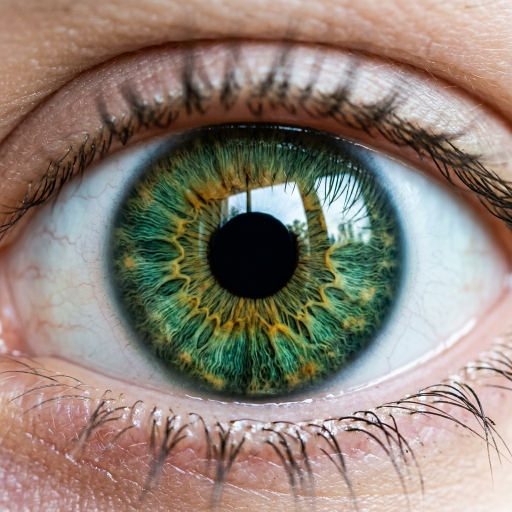
#> input picture assets/sample_eye_amber_1789706918790.jpg, 1024 x 1024 px (shown at 1/2 size); its folder holds only this picture in this run
$ python -i plate_looks.py   (imports and definitions only)
#> lines starting #> are read from the running program, lines starting #| are printed output that depends on the picture
# -*- coding: utf-8 -*-
"""uni_plate_looks: the three single-eye UNIVERSE looks that use a generated plate (AD round 2c): Deep Field (P-UV-DUST), Vortex (P-DN-SPIRAL),
Starfield (P-UV-MILKY). numpy + PIL only; the plates are mono luminance images tinted here by the eye's own colours.

  Deep Field  the Echo fill at 0.45 x, a luminous dust plate (void hidden behind the iris) gradient-mapped in the eye's hue with warm knots, dark
              lanes, stars; NO wedge streaks (the AD read them as sun rays and as 'Echo plus rays')
  Vortex      Echo fill under a P-DN-SPIRAL plate with a crisp circular void registered to 1.10 R on the iris centre, the eye's own band turned into an
              accretion ring (luminance equalised round the circle, x1.15, bloom 0.04 R at 20 percent, computed once on a window so nothing is blurred
              per band), recess shadow, stars and a few diffraction stars. Yellow eyes are clamped (no acid lime), grey eyes go warm-neutral silver
  Starfield   blue-black sky, the Milky Way plate with a photographic palette (eye hue in the lanes and the body, warm core), luminance ceiling 0.9,
              contrast x1.15, dark well 0.75, stars; the crisp plate stars are band-limited at a scale that does not depend on the canvas size
Every band is computed on a halo (see uni_engine.render_bands) so no blur, resize or upsample ever sees a band edge.
"""
from __future__ import annotations

# PORT of work package WP8A (step A): uni_plate_looks.py of the scratch prototype, verbatim but for the edits scripts/styles_tests/port_universe.py lists
# (imports, no fall back to a picture without the plate); test_goldens_universe.py replays the edits on the scratch and the pixels of the scratch's own pictures.
# WP8B (step B) moved the seed, the plates version of every pick and the pair's fallback and nothing else (STEP_B of the same tool): see api/_lib/styles/seeds.py.

import math

import numpy as np
from PIL import Image

from .common import C, smooth, luma, ramp_rgb
from . import engine as EN
from .engine import SplatList
from . import fill as FL
from . import matter as MT
from . import plates as PL
from . import looks as LK
from . import flakes as FK

COPPER5 = ("#1A0C05", "#3B1C0C", "#8A4A1F", "#C98545", "#F0C48C")
SILVER5 = ("#0B0D10", "#2A2E33", "#6E7680", "#B8C0C8", "#EEF2F5")


def dominant(src):
    st = src.stats
    return float(st["h"]), float(st["C"]), float(st["L"])


def _ramp(cols, t):
    cu = np.array([C.rgb01(h) for h in cols], np.float32)
    pos = t * 4.0
    i = np.minimum(pos.astype(np.int32), 3)
    f = (pos - i)[:, None]
    return cu[i] * (1 - f) + cu[i + 1] * f


def _is_neutral(src):
    return src.cls == "grey" or float(src.stats["C"]) < 14.0


def plate_lut(src, kind, N=256):
    """Gradient map luminance -> colour, from the eye's own hues. kind 'vortex' / 'dust': dust lanes near black, body in the dominant hue (chroma the
    eye's own, a little richer, clamped: no acid lime for hues 95-115), knots in the secondary hue H2 lifted. kind 'milky': a photographic Milky
    Way (see milky_lut). dark_brown uses the copper ramp, grey and very pale eyes a warm-neutral silver ramp (no khaki). Returns (N, 3) 0..1."""
    t = np.linspace(0, 1, N).astype(np.float32)
    if kind == "milky":
        return milky_lut(src, N)
    h0, C0, L0 = dominant(src)
    h2, c2 = src.h2
    if abs(c2 - 18.0) < 1e-6:
        h2, c2 = 80.0, 30.0
    cls = src.cls
    Lb = np.where(t < 0.12, 2.0 + 6.0 * (t / 0.12), 8.0 + 47.0 * np.clip((t - 0.12) / 0.62, 0, 1) ** 0.9)
    Lb = np.where(t > 0.74, 55.0 + 27.0 * np.clip((t - 0.74) / 0.26, 0, 1), Lb)
    k_w = smooth((t - 0.76) / 0.22) * 0.85
    Cd = min(max(C0 * 1.25, 15.0), 52.0)
    if 92.0 <= h0 <= 118.0:
        Cd = min(Cd, 38.0)                                # yellow-green eyes: rich, never acid lime
    Cb = Cd * np.clip(0.30 + 1.1 * np.sqrt(t), 0, 1.15) * (1 - 0.35 * k_w)
    Ck = min(max(c2 * 1.1, 20.0), 34.0)
    hue = np.degrees(np.angle(np.exp(1j * np.radians(h0)) * (1 - k_w) + np.exp(1j * np.radians(h2)) * k_w)) % 360.0
    Cc = Cb * (1 - k_w) + Ck * k_w
    rgb = C.from_lch(Lb, Cc, hue).astype(np.float32)
    if cls == "dark_brown":
        rgb = _ramp(COPPER5, t)
    elif _is_neutral(src):
        rgb = _ramp(SILVER5, t)
        rgb = np.minimum(rgb * (0.78 + 0.2 * t[:, None]) * np.array([1.035, 1.0, 0.955], np.float32), 1.0)
    return np.clip(rgb, 0, 1)


def milky_lut(src, N=256):
    """A photographic Milky Way: lanes dark with the eye's hue at 25 percent chroma, a near-neutral body that takes the eye's hue (chroma 8-16), a warm
    core from H2 (gold by default). EyeArt sells its coloured Milky Way as a best seller: a photographic palette is allowed here (AD C8 / D8)."""
    t = np.linspace(0, 1, N).astype(np.float32)
    h0, C0, L0 = dominant(src)
    h2, c2 = src.h2
    if abs(c2 - 18.0) < 1e-6:
        h2, c2 = 76.0, 26.0
    cls = src.cls
    Lb = np.where(t < 0.10, 1.5 + 6.0 * (t / 0.10), 7.5 + 50.0 * np.clip((t - 0.10) / 0.62, 0, 1) ** 0.9)
    Lb = np.where(t > 0.72, 57.5 + 34.0 * np.clip((t - 0.72) / 0.28, 0, 1), Lb)
    k_w = smooth((t - 0.70) / 0.26) * 0.9
    lane = 1.0 - smooth(t / 0.14)
    Cbody = 8.0 + 8.0 * smooth((t - 0.10) / 0.5)
    Cbody = Cbody * (1.0 - lane) + min(C0 * 0.25, 10.0) * lane
    Ck = min(max(c2 * 0.9, 18.0), 30.0)
    hue = np.degrees(np.angle(np.exp(1j * np.radians(h0)) * (1 - k_w) + np.exp(1j * np.radians(h2)) * k_w)) % 360.0
    Cc = Cbody * (1 - k_w) + Ck * k_w
    rgb = C.from_lch(Lb, Cc, hue).astype(np.float32)
    if cls == "dark_brown":
        rgb = 0.55 * _ramp(COPPER5, t) + 0.45 * rgb
    elif _is_neutral(src):
        rgb = _ramp(SILVER5, t) * np.array([0.98, 1.0, 1.04], np.float32)
        rgb = np.minimum(rgb * (0.85 + 0.15 * t[:, None]), 1.0)
    return np.clip(rgb, 0, 1)


def plate_t(p, body=0.72, knee=0.88):
    """Plate luminance -> LUT position: the body of the plate stays in the dominant hue (t <= 0.72), only the brightest knots reach the secondary hue."""
    return body * np.minimum(p / knee, 1.0) ** 1.05 + (1.0 - body) * 0.8 * smooth((p - 0.90) / 0.10)


def lut_apply(lut, t):
    idx = np.clip(t * (len(lut) - 1), 0, len(lut) - 1)
    i0 = np.minimum(idx.astype(np.int32), len(lut) - 2)
    f = (idx - i0)[..., None]
    return lut[i0] * (1 - f) + lut[i0 + 1] * f


def diffraction_stars(scene, n, tag="dstars", max_arm=0.010, lift_t=0.95):
    rnd = scene.rand(tag)
    xs = rnd.uniform(n, 0.05, 0.95) * scene.W
    ys = rnd.uniform(n, 0.05, 0.95) * scene.H
    arm = rnd.uniform(n, 0.4, 1.0) * max_arm * scene.S
    amp = rnd.uniform(n, 0.35, 0.9)
    col = ramp_rgb(scene.eyes[0].src, np.full(n, lift_t, np.float32), Lmax=97.0, gain=0.25)
    return xs, ys, arm, amp, col


def _sparkle_fn(stars):
    xs, ys, arm, amp, col = stars

    def fn(scene, cv, y0, y1):
        pad = float(arm.max()) * 1.2 + 3
        m = (ys > y0 - pad) & (ys < y1 + pad)
        if m.any():
            C.sparkles(cv, xs[m], ys[m] - y0, arm[m], col[m], amp[m], core=0.9)
    return fn


def _dark_fill(scene, y0, y1, lum_k):
    f = scene.f
    Fd, rn, e, kk = LK._fill_dark(scene, y0, y1, lum_k=lum_k)
    return Fd, rn, e


# =============================================================================== Deep Field
class DeepField:
    NAME = "deepfield"

    def halo_rows(self, scene):
        return 6 * scene.f + 2

    def prepare(self, scene):
        LK._prepare_eyes(scene, 2.6)
        e = scene.eyes[0]
        src = e.src
        rnd = scene.rand("deep")
        self.wind = LK._wind(scene)
        self.stars = MT.star_field(scene, 190)
        self.dstars = diffraction_stars(scene, 5 + int(rnd.uniform() * 4), max_arm=0.008)
        # the dust plate: the void (radius r0 x 1.06 S, the plate is never enlarged more than x1.1) hides behind the iris, the bright filaments start at the rim
        self.lut = plate_lut(src, "dust")
        pick = PL.pick_deep(rnd, scene.pv)
        pcx, pcy, r0 = PL.void_of(pick)
        r_void = r0 * 1.10 * scene.S
        self.plate = PL.Placed(pick, scene.W, scene.H, e.cx, e.cy, r_void_px=r_void, mirror=rnd.uniform() < 0.5, grid_f=scene.f)
        scene.info["plate"] = self.plate.info
        self.flakes = FK.fibre_flakes(scene, 0, 70, reach=1.3, taper=0.6, lift=LK._flake_lift(e), alpha=(0.7, 0.9), tag="dflakes", jets=(8, 12))
        LK._text_cull(scene, self.stars, self.flakes)
        self.layers = ([("fnc", self.dust_fn, "screen")] if self.plate is not None else []) + [("sprites", self.flakes, "over"), ("splat", self.stars, "screen"),
                                                                                           ("fn", _sparkle_fn(self.dstars), None)]

    def base(self, scene, cv, y0, y1):
        f = scene.f
        Fd, rn, e = _dark_fill(scene, y0, y1, 0.45)
        acc = LK._accent_layer(scene, y0, y1, f, "deep/accent", 1.0)
        Fd = 1.0 - (1.0 - Fd) * (1.0 - 0.14 * np.minimum(acc, 1.0))
        Fd *= LK._vignette_field(scene, y0, y1, f, 0.50)
        cv += scene.up(Fd, f, y0, y1)

    def dust_fn(self, scene, lay, y0, y1, f):
        p = self.plate.band(y0, y1, f)
        x, y = scene.band_xy(y0, y1, f)
        e0 = scene.eyes[0]
        r = np.sqrt((x - e0.cx) ** 2 + (y - e0.cy) ** 2) / np.float32(e0.R)
        q = np.clip(p / 0.85, 0, 1)
        q = q * q * (1.45 - 0.45 * q)                   # deeper dust lanes, brighter filaments
        col = lut_apply(self.lut, plate_t(q, body=0.74, knee=0.90))
        rim = smooth((r - 0.98) / 0.22)                 # the plate fades in just outside the limb (it is hidden under the iris anyway)
        lay += col * (np.minimum(1.0, q * 1.6) * 1.15 * rim)[..., None]


# =============================================================================== Vortex
class Vortex:
    NAME = "vortex"

    def halo_rows(self, scene):
        return 6 * scene.f + 2

    def prepare(self, scene):
        LK._prepare_eyes(scene, 3.0)
        e = scene.eyes[0]
        src = e.src
        rnd = scene.rand("vortex")
        self.lut = plate_lut(src, "vortex")
        pick = PL.pick_vortex(rnd, scene.pv)
        pcx, pcy, r0 = PL.void_of(pick)
        r_void = min(1.10 * e.R, 1.08 * r0 * scene.S)       # void registered to 1.10 R on the iris centre (crisp, circular plates only), never enlarged more than x1.1
        self.plate = PL.Placed(pick, scene.W, scene.H, e.cx, e.cy, r_void_px=r_void, mirror=rnd.uniform() < 0.5, grid_f=scene.f)
        self.r_void_n = r_void / e.R                       # the plate's crisp void edge, in R: the plate fades in over 0.08 R beyond it (a visible void edge is a hard fail)
        scene.info["plate"] = self.plate.info
        self.stars = MT.star_field(scene, 1200, sig_range=(0.0005, 0.0011))
        self.dstars = diffraction_stars(scene, 15 + int(rnd.uniform() * 6))
        self.twirl_sign = 1.0 if rnd.uniform() < 0.5 else -1.0
        self._build_ring(scene)
        LK._text_cull(scene, self.stars)
        self.layers = ([("fnc", self.plate_fn, "screen")] if self.plate is not None else []) + [("fnc", self.ring_fn, "screen"), ("splat", self.stars, "screen"),
                                                                                           ("fn", _sparkle_fn(self.dstars), None)]

    def _build_ring(self, scene):
        """The accretion ring from the eye's own band 0.86-0.98 R, turned into 1.00-1.30 R (twirl 40 deg x u^1.3), on a square WINDOW of the coarse
        grid built once (so the bloom blur never sees a band edge). Luminance equalised round the circle (the lopsided bright crescent of round 2b
        came from the eye's own bright and dark sectors), x 1.15, bloom 0.04 R at 20 percent, a little cross-flow blur and 8 percent noise."""
        e0 = scene.eyes[0]
        src = e0.src
        f = scene.f
        R = e0.R
        reach = 1.50
        I0 = max(int(math.floor((e0.cx - reach * R) / f)), 0)
        J0 = max(int(math.floor((e0.cy - reach * R) / f)), 0)
        I1 = min(int(math.ceil((e0.cx + reach * R) / f)), int(math.ceil(scene.W / f)))
        J1 = min(int(math.ceil((e0.cy + reach * R) / f)), int(math.ceil(scene.H / f)))
        X = ((np.arange(I0, I1, dtype=np.float32) + 0.5) * f)[None, :]
        Y = ((np.arange(J0, J1, dtype=np.float32) + 0.5) * f)[:, None]
        dx, dy = X - e0.cx, Y - e0.cy
        r = np.sqrt(dx * dx + dy * dy) / np.float32(R)
        th = np.arctan2(np.broadcast_to(dy, r.shape), np.broadcast_to(dx, r.shape))
        m = (r > 0.985) & (r < 1.45)
        rr = r[m]
        thm = th[m]
        u = np.clip((rr - 1.02) / 0.26, 0, 1)
        thm = thm - np.radians(40.0) * (u ** 1.3) * self.twirl_sign
        rho = 0.86 + 0.12 * u
        sx = np.clip(src.R + rho * src.R * np.cos(thm) - 0.5, 0, src.tgt - 1.001)
        sy = np.clip(src.R + rho * src.R * np.sin(thm) - 0.5, 0, src.tgt - 1.001)
        x0 = np.floor(sx).astype(np.int64)
        y0 = np.floor(sy).astype(np.int64)
        fx, fy = (sx - x0)[:, None], (sy - y0)[:, None]
        g = src.g
        col = g[y0, x0] * (1 - fx) * (1 - fy) + g[y0, x0 + 1] * fx * (1 - fy) + g[y0 + 1, x0] * (1 - fx) * fy + g[y0 + 1, x0 + 1] * fx * fy
        Ls, Cc, hh = C.lch(col)
        # luminance equalisation: divide by the angular mean luminance of the source band, (partly: 70 percent)
        nb = 72
        bi = np.minimum(((thm % (2 * math.pi)) * (nb / (2 * math.pi))).astype(np.int64), nb - 1)
        mean_L = np.bincount(bi, weights=Ls, minlength=nb) / np.maximum(np.bincount(bi, minlength=nb), 1)
        k = np.ones(9) / 9.0
        pad = np.concatenate([mean_L[-4:], mean_L, mean_L[:4]])
        mean_L = np.convolve(pad, k, "valid")
        Lref = float(mean_L.mean())
        fac = np.clip(Lref / np.maximum(mean_L[bi], 1.0), 0.45, 2.4)            # full equalisation: the ring is as bright on one side as on the other
        Lo = np.clip((Ls * fac * 1.25 + 10.0) * 1.15, 0, 84)
        Co = np.minimum(Cc * 1.6 + 6.0, 70.0)
        hue_lime = (hh > 92) & (hh < 120)
        Co = np.where(hue_lime, np.minimum(Co, 38.0), Co)
        if src.cls == "grey" or float(src.stats["C"]) < 14.0:
            Co = np.minimum(Co, 10.0)
        rgb = C.from_lch(Lo, Co, hh).astype(np.float32)
        a = smooth((rr - 0.985) / 0.03) * (0.25 + 0.75 * np.exp(-(rr - 1.02) / 0.12)) * (1.0 - smooth((rr - 1.22) / 0.20))
        ring = np.zeros(r.shape + (3,), np.float32)
        ring[m] = rgb * a[:, None]
        sg = 0.75 * scene.S / 1024.0 / f
        if sg > 0.3:
            ring = C.blur(ring, sg)
        nz = C.value_noise2d(ring.shape[1], ring.shape[0], 140, scene.rand("vortex/ringnoise"))
        ring *= (1.0 + 0.08 * (2.0 * nz - 1.0) * 1.6)[..., None].astype(np.float32)        # 8 percent noise kills the vinyl streaks
        bloom = C.blur(ring, 0.04 * R / f) * 0.20
        self.ring_win = (I0, J0, (ring + bloom).astype(np.float32))

    def base(self, scene, cv, y0, y1):
        f = scene.f
        Fd, rn, e = _dark_fill(scene, y0, y1, 0.55)
        Fd *= LK._vignette_field(scene, y0, y1, f, 0.40)
        cv += scene.up(Fd, f, y0, y1)

    def plate_fn(self, scene, lay, y0, y1, f):
        e0 = scene.eyes[0]
        p = self.plate.band(y0, y1, f)
        col = lut_apply(self.lut, plate_t(p))
        x, y = scene.band_xy(y0, y1, f)
        r = np.sqrt((x - e0.cx) ** 2 + (y - e0.cy) ** 2) / np.float32(e0.R)
        rec = 1.0 - 0.55 * (1.0 - smooth((r - 1.0) / 0.10))        # recess shadow: multiply 0.45 at the limb, gone at 1.10 R
        fv = smooth((r - self.r_void_n) / 0.09)                    # fade-in beyond the plate's void edge: no visible edge
        lay += col * (np.minimum(1.0, p * 2.2) * rec * fv)[..., None]

    def ring_fn(self, scene, lay, y0, y1, f):
        I0, J0, arr = self.ring_win
        hc, Wc = lay.shape[:2]
        j_lo = y0 // f
        ja, jb = max(J0, j_lo), min(J0 + arr.shape[0], j_lo + hc)
        ia, ib = max(I0, 0), min(I0 + arr.shape[1], Wc)
        if ja >= jb or ia >= ib:
            return
        lay[ja - j_lo:jb - j_lo, ia:ib] += arr[ja - J0:jb - J0, ia - I0:ib - I0]


# =============================================================================== Starfield
class Starfield:
    NAME = "starfield"

    def halo_rows(self, scene):
        return int(math.ceil(10.0 * scene.S / 1024.0)) + 8 * scene.f

    def prepare(self, scene):
        e = scene.eyes[0]
        src = e.src
        e.fill_mode = "none"
        e.fibre_noise = None
        e.k_s, e.s, e.magnification = 1.0, 1.0, 1.0
        rnd = scene.rand("starfield")
        entry, mirror, rot, tgt = PL.milky_choice(rnd, 32.0, 12.0, scene.pv)
        rot = float(np.clip(rot, -5.0, 5.0))
        scale = 1.10 * scene.S / 1024.0              # x1.10 the canvas: the plate covers the canvas through its rotation, never enlarged more than x1.1
        cx = scene.W / 2.0 + (rnd.uniform() - 0.5) * 0.02 * scene.S
        cy = scene.H / 2.0 + (rnd.uniform() - 0.5) * 0.02 * scene.S
        self.plate = PL.Placed(entry, scene.W, scene.H, cx, cy, scale=scale, angle_deg=rot, mirror=mirror, centre=(0.5, 0.5))
        scene.info["plate"] = self.plate.info
        self.lut = plate_lut(src, "milky")
        self.star_col = ramp_rgb(src, np.full((1,), 0.93, np.float32), Lmax=96.0, gain=0.3)[0]
        self.stars = MT.star_field(scene, 900 + int(rnd.uniform() * 500), sig_range=(0.0005, 0.0012), bright=(0.08, 0.95))
        self.dstars = diffraction_stars(scene, 9 + int(rnd.uniform() * 6), max_arm=0.010)
        LK._text_cull(scene, self.stars)
        self._hi = None
        self.layers = [("fn", self.hi_fn, None), ("splat", self.stars, "screen"), ("fn", _sparkle_fn(self.dstars), None)]

    def base(self, scene, cv, y0, y1):
        """Sky gradient + the gradient-mapped Milky Way band (soft knee, ceiling 0.9, contrast x1.15), the well round the iris (1.0-1.25 R multiply 0.75)
        and the vignette, all on the coarse grid; the crisp plate stars (its high frequencies) are added after by hi_fn."""
        f = scene.f
        hc, Wc = scene.grid(y0, y1, f)
        yy = (y0 + (np.arange(hc, dtype=np.float32) + 0.5) * f) / scene.H
        top, bot = C.rgb01("#03040A"), C.rgb01("#070A12")
        sky = np.broadcast_to(top[None, None, :] * (1 - yy)[:, None, None] + bot[None, None, :] * yy[:, None, None], (hc, Wc, 3))
        p = self.plate.band(y0, y1, 1) if self.plate is not None else np.zeros((y1 - y0, scene.W), np.float32)
        pc = C.box_reduce(p, f) if f > 1 else p
        pc = pc[:hc, :Wc]
        if pc.shape[0] < hc or pc.shape[1] < Wc:
            pc = np.pad(pc, ((0, hc - pc.shape[0]), (0, Wc - pc.shape[1])), mode="edge")
        lo_c = C.blur(pc, 0.6 * scene.S / 1024.0 / f + 0.3)
        t = 0.97 * (1.0 - np.exp(-2.5 * lo_c))                     # soft curve: the core keeps its dust lanes instead of clipping flat
        t = np.clip(t, 0.0, 1.0) ** (1.0 / 1.15) * 1.0             # contrast x1.15 on the brights
        t = np.where(t > 0.5, 0.5 + (t - 0.5) * 1.15, t)
        body = 0.95 * np.tanh(lut_apply(self.lut, np.clip(t, 0, 1)) / 0.95)
        Fd = 1.0 - (1.0 - sky) * (1.0 - 0.97 * body)              # screen
        rn, e, kk = scene.band_fields(y0, y1, f)
        Fd = Fd * (1.0 - 0.25 * (1.0 - smooth(np.maximum(e, 0.0) / 0.25)))[..., None]      # well 0.75 over 0.25 R (AD)
        Fd = Fd * LK._vignette_field(scene, y0, y1, f, 0.45)
        cv += scene.up(Fd, f, y0, y1)
        lo = scene.up(lo_c, f, y0, y1)
        hi = C.blur(np.maximum(p - lo, 0.0), 0.65 * scene.S / 1024.0)        # band-limited to the same scale at every size: the two plate LODs carry different star detail
        self._hi = hi * scene.up(np.broadcast_to(LK._vignette_field(scene, y0, y1, f, 0.45)[..., 0], (hc, Wc)), f, y0, y1)

    def hi_fn(self, scene, cv, y0, y1):
        hi = self._hi
        C.screen(cv, self.star_col[None, None, :] * np.minimum(hi * 1.4, 0.9)[..., None], 1.0)

>>> import cv2
>>> picture = cv2.imread('../../../../assets/sample_eye_amber_1789706918790.jpg', cv2.IMREAD_GRAYSCALE)
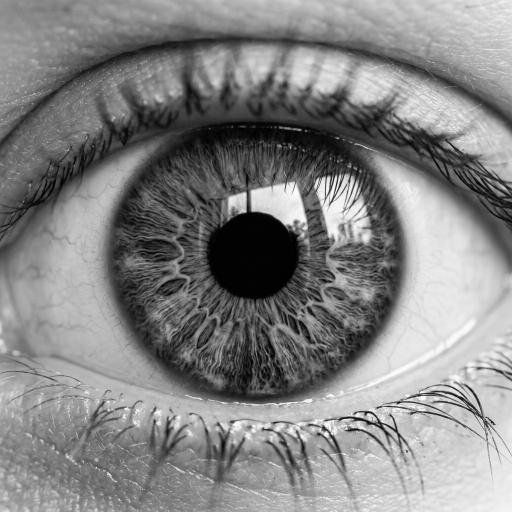
#> picture: shape (1024, 1024) (shown at 1/2 size); min 0, max 255, mean 131.4
#> (the run stopped early here; a loop or call above may not have finished)

$ run again, on assets/sample_eye_blue_1789706902835.jpg
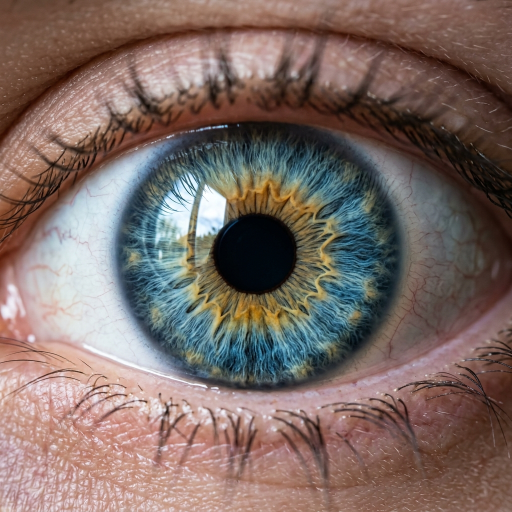
#> input picture assets/sample_eye_blue_1789706902835.jpg, 1024 x 1024 px (shown at 1/2 size)
#> `picture = cv2.imread('../../../../assets/sample_eye_amber_178970691879..`:
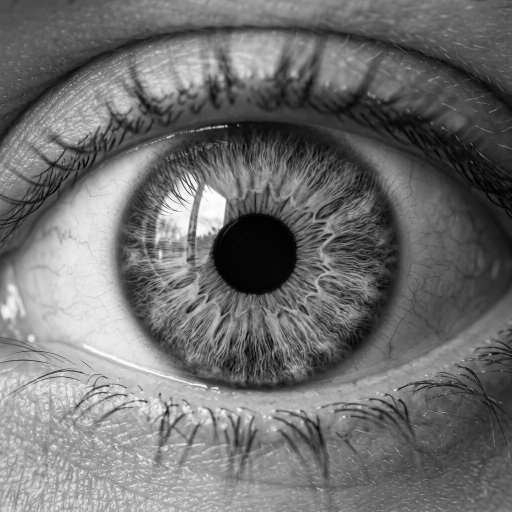
#> picture: shape (1024, 1024) (shown at 1/2 size); min 0, max 255, mean 111.4
